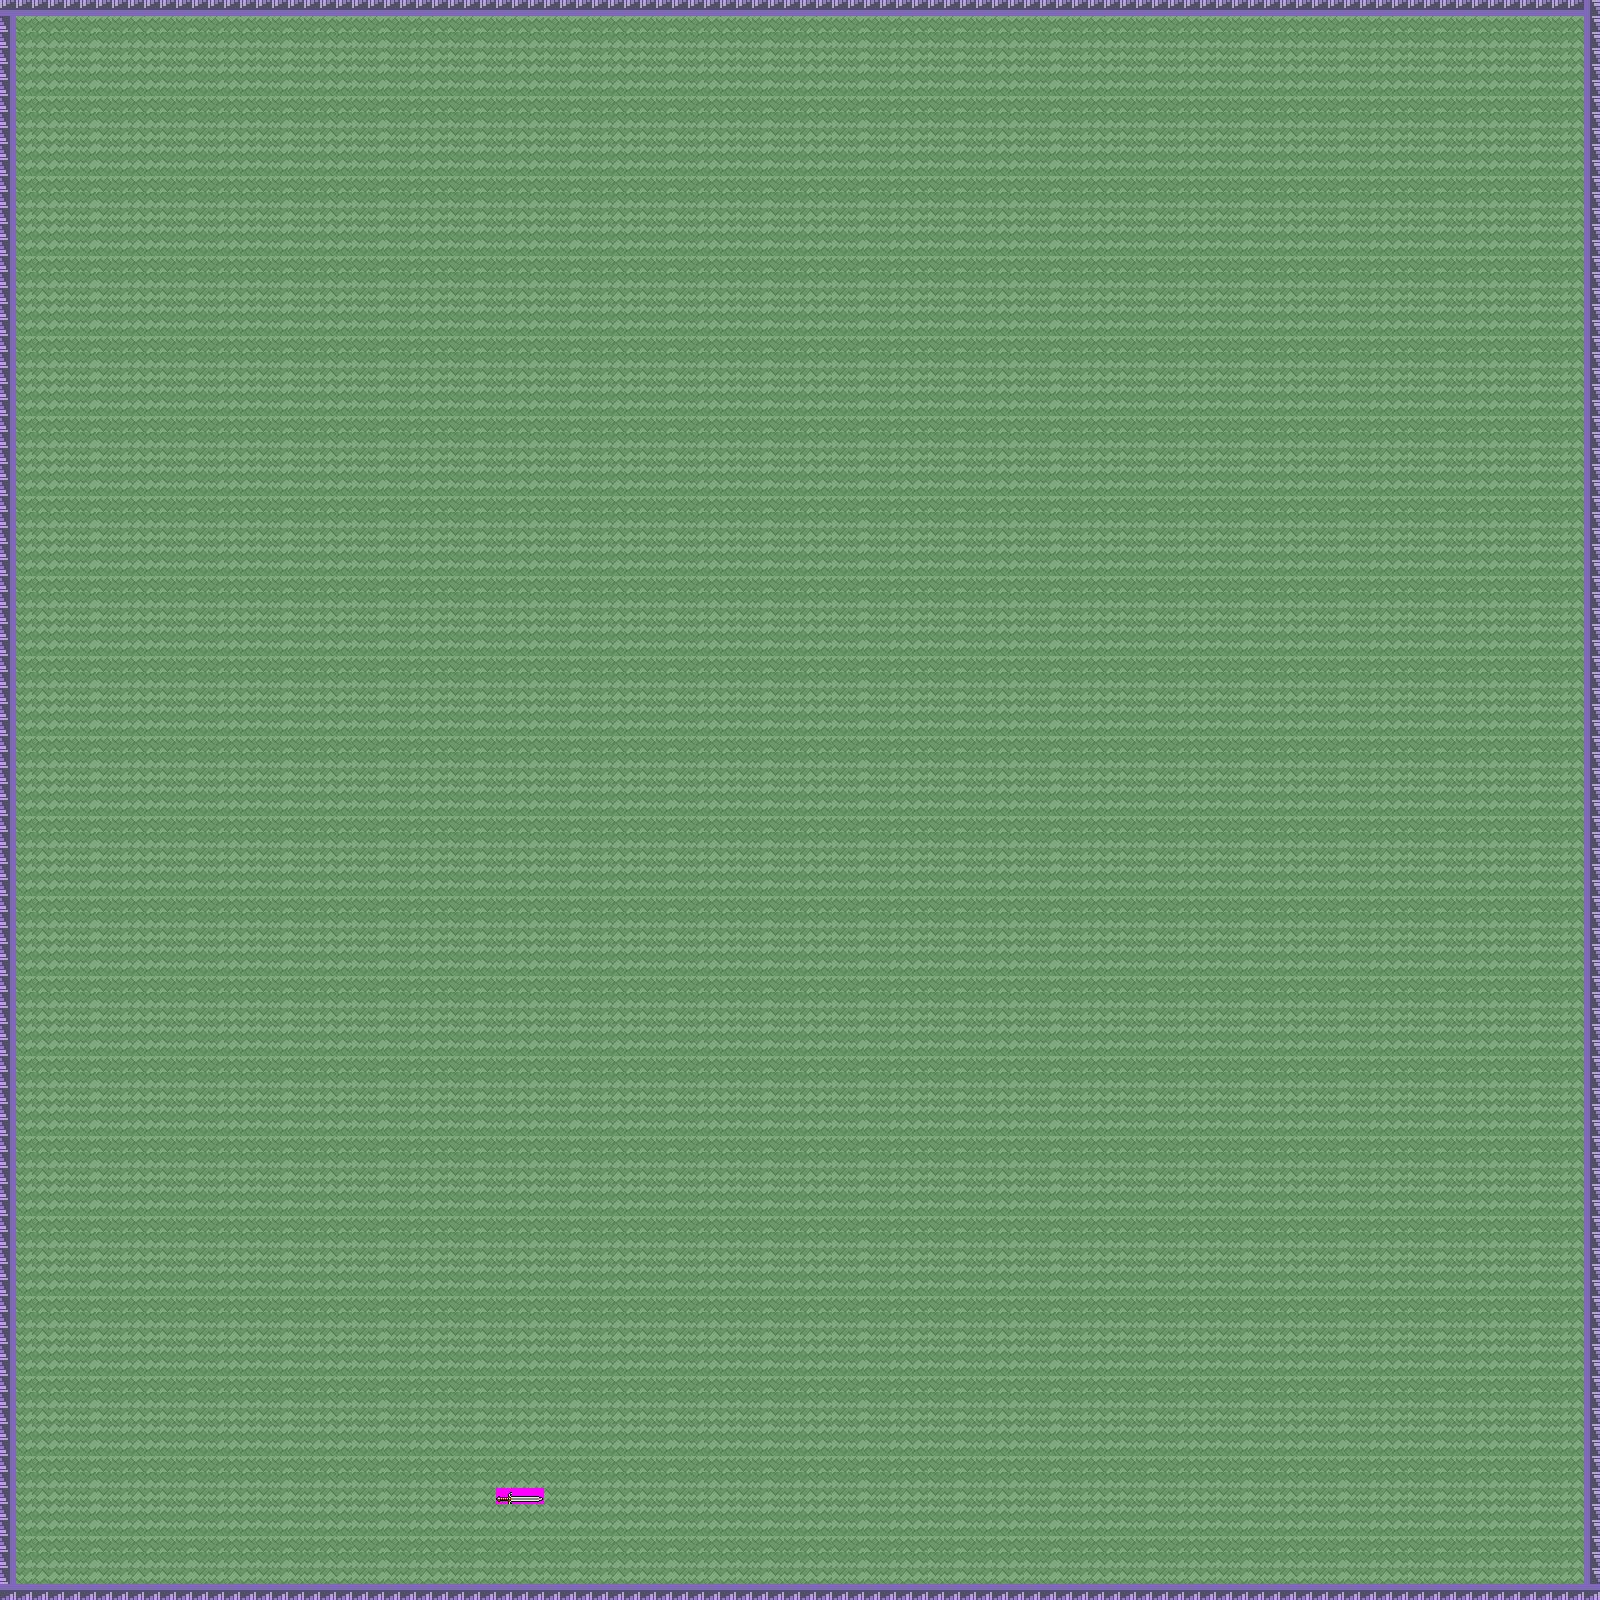

Rendered tile map (Tiled .tmx) drawn with the repository's tilesets; below, a short description and the map source with its tile grids summarised:
An orthogonal 100x100 tile map with 16x16 px tiles, 3 tile layers (background, swords, walls), 2 tilesets and 4 objects.

<map version="1.4" tiledversion="1.4.2" orientation="orthogonal" renderorder="right-down" width="100" height="100" tilewidth="16" tileheight="16" infinite="0" nextlayerid="7" nextobjectid="5">
 <tileset firstgid="1" source="Game Boy Advance - Pokemon FireRed LeafGreen - Pokemon Tower.tsx" />
 <tileset firstgid="2853" source="Genesis 32X SCD - Shining Force 2 - Weapons.tsx" />
 <layer id="3" name="background" width="100" height="100" tintcolor="#aaaaff">
  <data>[10000 cells, 10000 non-empty, 30 distinct tile ids]</data>
 </layer>
 <layer id="6" name="swords" width="100" height="100">
  <data>[10000 cells, 3 non-empty, 3 distinct tile ids]</data>
 </layer>
 <layer id="4" name="walls" width="100" height="100">
  <data>[10000 cells, 396 non-empty, 1 distinct tile ids]</data>
 </layer>
 <objectgroup id="5" name="walls">
  <object id="1" x="-0.0909091" y="1582.91" width="1601.3" height="15.1515" />
  <object id="2" x="1584.88" y="-3.09091" width="16.1515" height="1603.09" />
  <object id="3" x="-1.09091" y="0" width="1598.09" height="16.0909" />
  <object id="4" x="1.87879" y="-0.181818" width="14.1818" height="1600.24" />
 </objectgroup>
</map>
